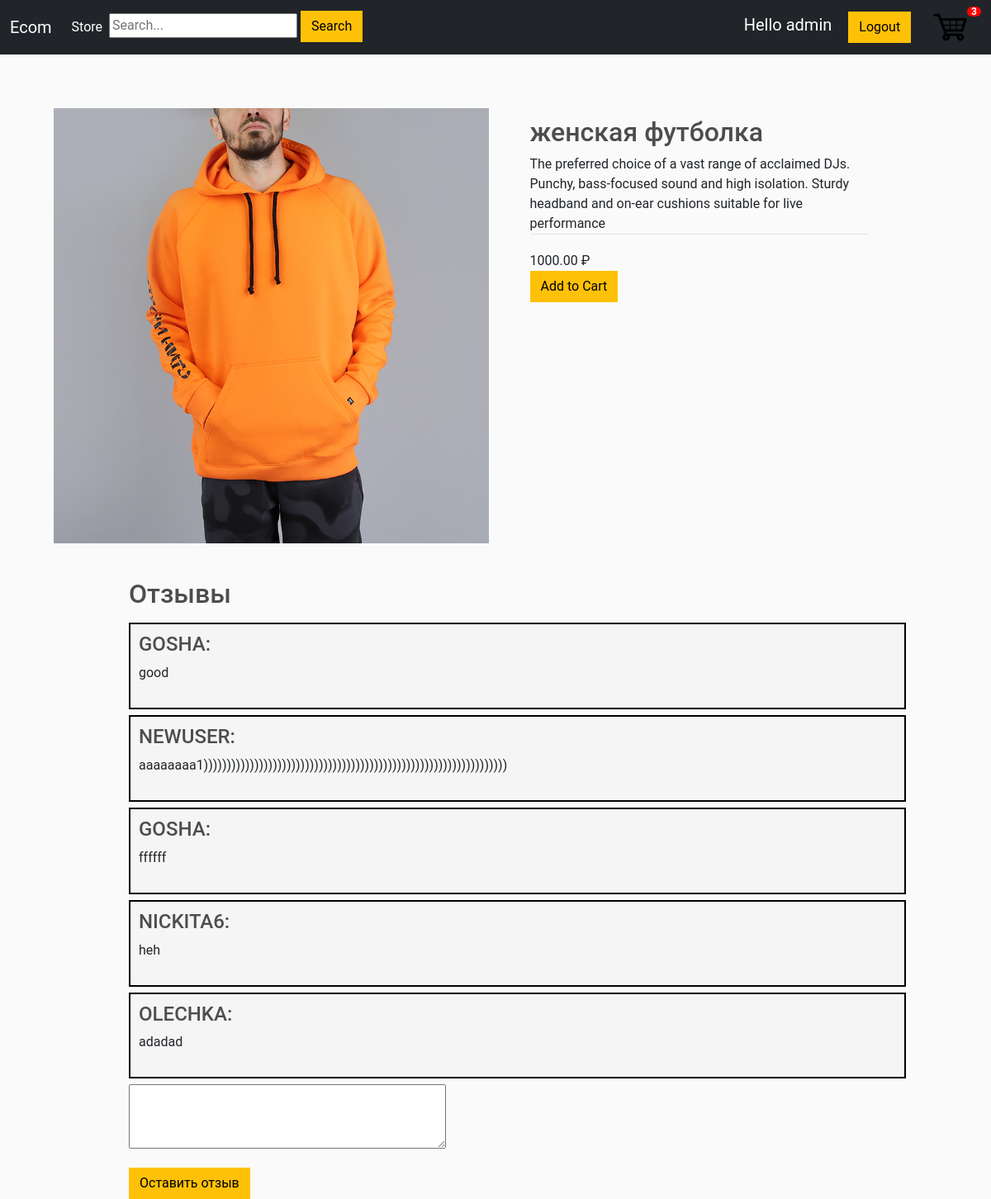
/1/ (signed in), run on the app's committed database.
### mainapp/models.py (models this page shows, shortened)
class Product(models.Model):
    name = models.CharField(max_length=200, null=True)
    price = models.DecimalField(max_digits=7, decimal_places=2)
    digital = models.BooleanField(default=False, null=True, blank=False)
    image = models.ImageField(null=True, blank=True)
    def imageURL(self):
        try:
            url = self.image.url
        except:
            url = ''
        return url

class Comment(models.Model):
    text = models.CharField(max_length=250, null=True)
    product = models.ForeignKey(Product, on_delete=models.SET_NULL, blank=True, null=True)
    customer = models.ForeignKey(Customer, on_delete=models.SET_NULL, blank=True, null=True)

class Customer(models.Model):
    user = models.OneToOneField(User, on_delete=models.CASCADE, null=True, blank=True)
    name = models.CharField(max_length=200, null=True)
    email = models.CharField(max_length=200, null=True)
    def __str__(self):
        return self.name

### mainapp/views.py (the view)
# urls.py: path('<int:product_id>/', views.product, name='product'),
def product(request, product_id):
    try:
        product = Product.objects.get(id=product_id)
    except:
        raise Http404('продукт не найден')
    data = cartData(request)
    cartItems = data['cartItems']
    comments = Comment.objects.filter(product_id=product.id)[:20]
    context = {'product': product, 'cartItems': cartItems, 'comments': comments}
    return render(request, "mainapp/product.html", context)

### mainapp/models.py (called while the page is built)
    def get_cart_items(self):
        orderitems = self.orderitem_set.all()
        items = sum([item.quantity for item in orderitems])
        return items

### mainapp/utils.py (called while the page is built)
def cartData(request):
    if request.user.is_authenticated:
        customer = request.user.customer
        order, created = Order.objects.get_or_create(customer=customer, complete=False)
        cartItems = order.get_cart_items()
        items = order.orderitem_set.all()
    else:
        cookieData = cookieCart(request)
        cartItems = cookieData['cartItems']
        order = cookieData['order']
        items = cookieData['items']
    return {"cartItems": cartItems, "order": order, "items": items}

### mainapp/templates/mainapp/product.html (shortened to what this page needs)
{% extends 'mainapp/index.html' %}
{% load static %}
{% block content%}
<link rel="stylesheet" type="text/css" href="{% static 'css/product.css' %}">
<img class="left-column" src="{{product.imageURL}}">
<div class="right-column">
    <div class="product-description">
    <h2>{{product.name}}</h2>
    The preferred choice of a vast range of acclaimed DJs. Punchy, bass-focused sound and high isolation. Sturdy headband and on-ear cushions suitable for live performance</div>
    <div class="product-price">{{product.price}} ₽</div> <a><button data-product = {{product.id}} data-action = "add" class="btn btn-warning add-btn update-cart">Add to Cart</button></a>
</div>
<div class="comment">
    <h2>Отзывы</h2>
    {% for comment in comments%}
        <div class="comment-cart">
            <div class="media-body">
                <div class="well well-lg">
                    <h4 class="media-heading text-uppercase reviews">{{comment.customer}}: </h4>
                    <p class="media-comment">
                      {{comment.text}}
                    </p>
                </div>
            </div>
        </div>
    {% endfor %}
    {% if user.is_authenticated %}
        <form action="{% url 'leave_comment' product.id %}" method="POST">
            <p><textarea name="comment_area" cols="40" rows="3"></textarea></p>
            <button class="btn btn-warning">Оставить отзыв</button>
        </form>
    {% else %}
        <h4>Только зарегестрированные пользователи могут оставлять отзыв</h4>
    {% endif %}
</div>
{% endblock content%}

### mainapp/templates/mainapp/index.html (shortened to what this page needs)
<!DOCTYPE html>
<html lang="en">
{% load static %}
<head>
    <link href="https://cdn.jsdelivr.net/npm/bootstrap@5.1.0/dist/css/bootstrap.min.css" rel="stylesheet">
    <link rel="stylesheet" type="text/css" href="{% static 'css/index.css' %}">
</head>
<body>
    <nav class="navbar navbar-expand-lg navbar-dark bg-dark">
      <div class="container-fluid">
        <a class="navbar-brand" href="{% url 'store' %}">Ecom</a>
        <div class="collapse navbar-collapse" id="navbarSupportedContent">
          <ul class="navbar-nav me-auto mb-2 mb-lg-0">
            <li class="nav-item">
              <a class="nav-link active" aria-current="page" href="{% url 'store' %}">Store</a>
            </li>
              <li class="nav-item">
                  <form action="{% url 'search_results' %}" method="POST">
                    <input name="search" type="text" placeholder="Search...">
                    <button class="btn btn-warning">Search</button>
                  </form>
              </li>
          </ul>
           <div class="form-inline my-2 my-lg-0">
               {% if user.is_authenticated %}
               <a class="navbar-brand" href="">Hello {{user.username}}</a>
               <a href="{% url 'logout' %}" class="btn btn-warning">Logout</a>
               {% else %}
                <a href="{% url 'login' %}" class="btn btn-warning">Login</a>
                <a href="{% url 'register' %}" class="btn btn-warning">Register</a>
               {% endif %}
                <a href="{% url 'cart' %}" style="color:#212429;">
                    <img  id="cart-icon" src="{% static 'images/cart.png' %}">
                </a>
                <span class='badge badge-warning' id='lblCartCount'>{{cartItems}}</span>
	        </div>
        </div>
      </div>
    </nav>
    <div class="container">
        {% block content %}
        {% endblock content %}
    </div>
</body>
</html>

### static/css/index.css (style rules this page uses)
body { background-color: hsl(0, 0%, 98%); }
h1,h2,h3,h4,h5,h6 { color:hsl(0, 0%, 30%); }
.badge { padding-left: 9px; padding-right: 9px; -webkit-border-radius: 9px; -moz-border-radius: 9px; border-radius: 9px; }
#lblCartCount { font-size: 12px; background: #ff0000; color: #fff; padding: 0 5px; vertical-align: top; margin-left: -10px; }
#cart-icon { width:50px; height:50px; border:0; display: inline-block; margin-left: 20px; }
.btn { border-radius: 0; }

### static/css/product.css (style rules this page uses)
html, body { height: 100%; width: 100%; margin: 0; font-family: 'Roboto', sans-serif; }
.container { max-width: 1200px; margin: 0 auto; padding: 15px; display: flex; }
.left-column { width: 45%; position: relative; margin:50px; }
.right-column { width: 35%; margin-top: 60px; }
.product-description { border-bottom: 1px solid #E1E8EE; margin-bottom: 20px; }
.product-price { display: flex; align-items: center; }
.comment { position: absolute; top: 700px; left: 13%; }
.media-body { position: relative; }
.media-comment { margin-bottom: 20px; }
.comment-cart { width: 200%; margin-bottom: 7px; padding: 10px; border: 2px solid black; background: #f5f5f5; }

### data on the page
Product: imageURL (picture), name "женская футболка", price "1000.00"
Comment: customer "GOSHA", text "good"
Comment: customer "NEWUSER", text "aaaaaaaa1))))))))))))))))))))))))))))))))))))))))))))))))))))))))))))))))))"
Comment: customer "GOSHA", text "ffffff"
Comment: customer "NICKITA6", text "heh"
Comment: customer "OLECHKA", text "adadad"

### other printed values
{{ user.username }} "admin"
{{ cartItems }} "3"
